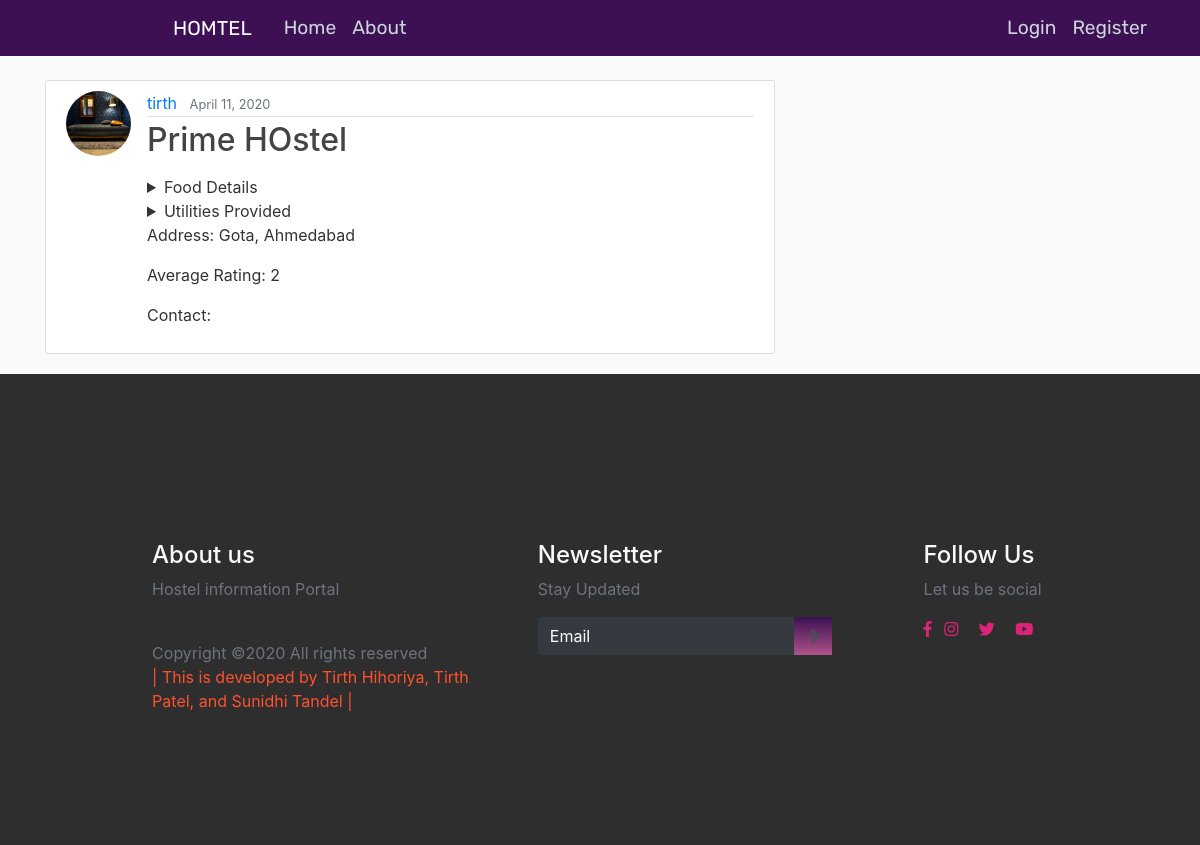
Page /post/52 on the committed database.
### blog/models.py (models this page shows, shortened)
class Post(models.Model):
    CITY_CHOICES = [
        ("gandhinagar", "Gandhinagar"),
        ("ahmedabad", "Ahmedabad"),
        ("bhavnagar", "Bhavnagar"),
    ]
    AREA_CHOICES = [
        ("gota", "Gota"),
        ("vaishnodevi", "Vaishnodevi"),
        ("godhrej", "Godhrej Garden City"),
    ]
    RATING_CHOICES = [("1", "1"), ("2", "2"), ("3", "3"), ("4", "4"), ("5", "5")]
    hostel_name = models.CharField(max_length=20)
    address = models.CharField(max_length=100, default="UNK")
    area = models.CharField(max_length=20, choices=AREA_CHOICES, default="UNK")
    city = models.CharField(max_length=20, choices=CITY_CHOICES, default="UNK")
    contact = models.CharField(max_length=10, default="UNK")
    rating = models.CharField(max_length=1, choices=RATING_CHOICES, default="UNK")
    breakfast = models.BooleanField(default=False)
    lunch = models.BooleanField(default=False)
    dinner = models.BooleanField(default=False)
    transportation = models.BooleanField(default=False)
    cctv = models.BooleanField(default=False)
    fridge = models.BooleanField(default=False)
    washing_machine = models.BooleanField(default=False)
    geyser = models.BooleanField(default=False)
    ac = models.BooleanField(default=False)
    date_posted = models.DateTimeField(
        default=timezone.now
    )  # only when post was created use--> auto_now_add=True
    author = models.ForeignKey(User, on_delete=models.CASCADE)

### users/models.py (models this page shows, shortened)
class Profile(models.Model):
    user = models.OneToOneField(User, on_delete=models.CASCADE)
    image = models.ImageField(default="default.jpg", upload_to="profile_pics")

### blog/views.py (the view)
# urls.py: path("post/<int:pk>", PostDetailView.as_view(), name="post-detail"),
class PostDetailView(DetailView):
    model = Post

### blog/templates/blog/post_detail.html (shortened to what this page needs)
{% extends "blog/base.html" %}
{% block content %}
    <article class="media content-section">
        <img src="{{ object.author.profile.image.url }}" alt="profile_pic" class="rounded-circle article-img">
        <div class="media-body">
        <div class="article-metadata">
            <a class="mr-2" href="{% url 'user-posts' object.author.username %}">{{ object.author }}</a>
            <small class="text-muted">{{ object.date_posted|date:"F d, Y" }}</small>
        </div>
        <h2 class="article-title">{{ object.hostel_name }}</h2>
        <div class="article-specs">
            <details>
            <summary>Food Details</summary>
            </details>
            <details>
                <summary>Utilities Provided</summary>
                </details>
        <p class="article-content">Address: {{ object.area}},&nbsp{{ object.city}}</p>
        <p class="article-content">Average Rating: {{ object.rating}}</p>
        <p class="article-content">Contact: {{ user.contact }}</p>
        </div>
    </article>
{% endblock content %}

### blog/static/blog/main.css (style rules this page uses)
body { background: #fafafa; color: #333333; margin-top: 5rem; }
h1, h2, h3, h4, h5, h6 { color: #f8f9fa; }
.content-section { background: #ffffff; padding: 10px 20px; border: 1px solid #dddddd; border-radius: 3px; margin-bottom: 20px; }
.article-title { color: #444444; }
.article-content { white-space: pre-line; }
.article-img { height: 65px; width: 65px; margin-right: 16px; }
.article-metadata { padding-bottom: 1px; margin-bottom: 4px; border-bottom: 1px solid #e3e3e3 }

### blog/static/blog/Style.css (style rules this page uses)
* { box-sizing: border-box; }
:root { --Rubik-font: "Rubik", cursive; --Rubik: "Rubik", cursive; --Patua: "Patua One", cursive; --Lobster: "lobster", cursive; --light-black: #2e2c2caf; --bggradient: linear-gradient(to bottom, #3c1053 ,#ad5389); --light-gray: rgba(255, 255, 255, 0.877); }

### rows in the picture
Post: author.profile.image (picture), author "tirth", date_posted "April 11, 2020", hostel_name "Prime HOstel", area "Gota", city "Ahmedabad", rating "2"
